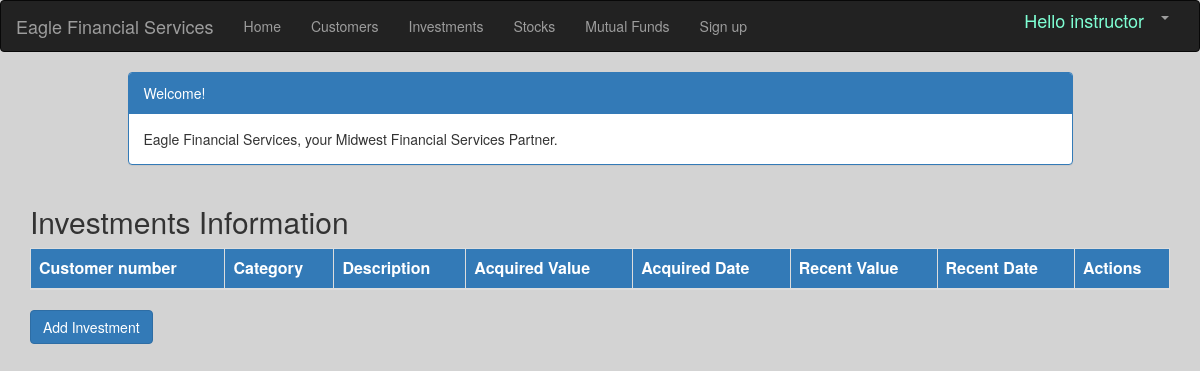
The page /investment/ (signed in) on the database as committed earlier.
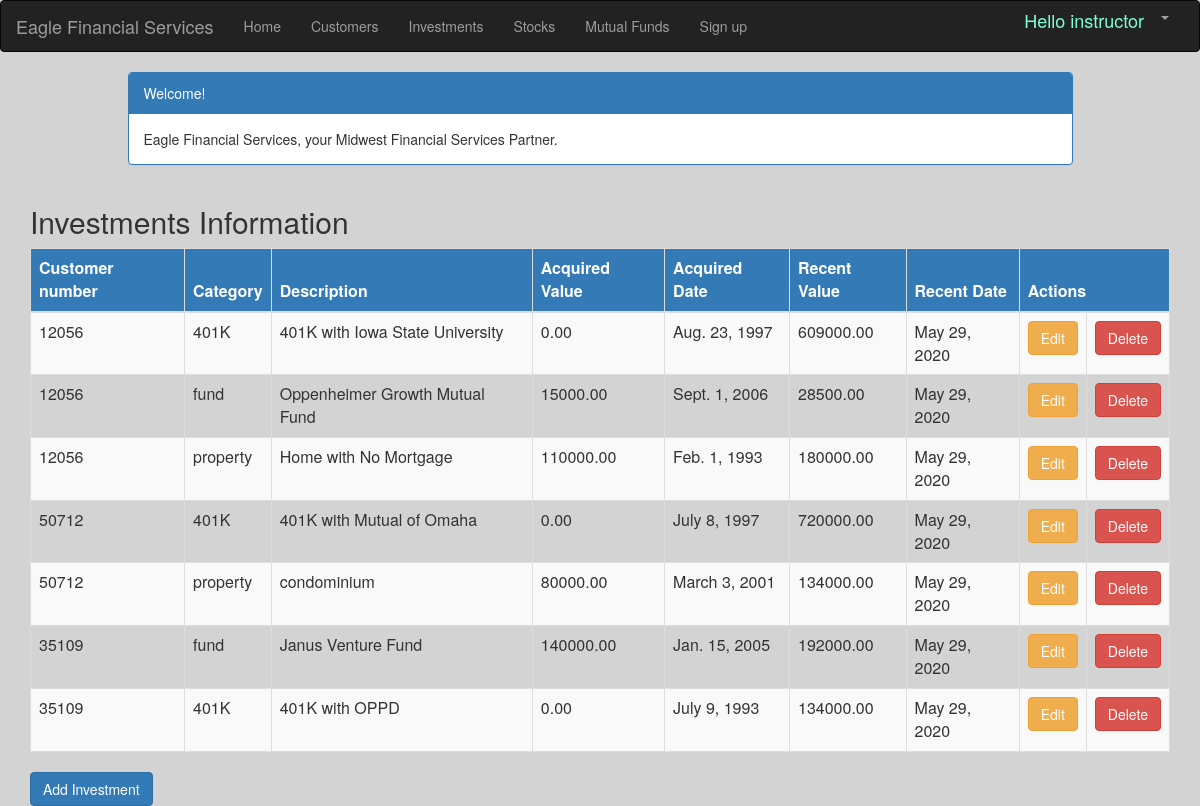
The same page on the database as committed later.
### users/models.py (models this page shows)
class CustomUser(AbstractUser):
    role_list = [("FA", "Financial advisor"), ("Cust", "Customer")]
    Role = models.CharField(max_length=50, choices=role_list)
    cell_phone = models.CharField(max_length=50, default=' ', null=True, blank=True)
    is_staff = models.BooleanField(default=True)
    objects = UserManager()
    class Meta:
        db_table = 'auth_user'

### portfolio/models.py (models this page shows, shortened)
class Investment(models.Model):
    customer = models.ForeignKey(Customer, on_delete=models.CASCADE, related_name='investments')
    category = models.CharField(max_length=50)
    description = models.CharField(max_length=200)
    acquired_value = models.DecimalField(max_digits=10, decimal_places=2)
    acquired_date = models.DateField(default=timezone.now)
    recent_value = models.DecimalField(max_digits=10, decimal_places=2)
    recent_date = models.DateField(default=timezone.now, blank=True, null=True)

class Customer(models.Model):
    name = models.CharField(max_length=50)
    address = models.CharField(max_length=200)
    cust_number = models.IntegerField(blank=False, null=False)
    city = models.CharField(max_length=50)
    state = models.CharField(max_length=50)
    zipcode = models.CharField(max_length=10)
    email = models.EmailField(max_length=200)
    cell_phone = models.CharField(max_length=50)
    created_date = models.DateTimeField(
        default=timezone.now)
    updated_date = models.DateTimeField(auto_now_add=True)
    def __str__(self):
        return str(self.cust_number)

### portfolio/views.py (the view)
# urls.py: path('investment/', views.investment_list, name='investment_list'),
@login_required
def investment_list(request):
    investments = Investment.objects.filter(recent_date__lte=timezone.now())
    return render(request, 'portfolio/investment_list.html', {'investments': investments})

### portfolio/templates/portfolio/investment_list.html (shortened to what this page needs)
{% extends 'portfolio/base.html' %}
{% block content %}
    <html>
    <head>
        <link rel="stylesheet" href="https://maxcdn.bootstrapcdn.com/bootstrap/3.3.4/css/bootstrap.min.css">
    </head>
    <body>
    <div class="container">
        <div class="row">
            <div class="col-md-10 col-md-offset-1">
                <div class="panel panel-primary">
                    <div class="panel-heading">Welcome!</div>
                    <div class="panel-body">
                        Eagle Financial Services, your Midwest Financial Services Partner.
                    </div>
                </div>
            </div>
        </div>
    </div>
    <div class="container">
        <div class="row">
        <h2 style="padding-left: 15Px">Investments Information</h2>
    </div>
        <div>
            <table class="table table-striped table-bordered table-hover">
                <thead class="thead-dark bg-primary">
                <tr>
                    <th>Customer number</th>
                    <th>Category</th>
                    <th>Description</th>
                    <th>Acquired Value</th>
                    <th>Acquired Date</th>
                    <th>Recent Value</th>
                    <th>Recent Date</th>
                    <th colspan="3">Actions</th>
                </tr>
                </thead>
                <tbody>
                {% for investment in investments %}
                    <tr>
                        <td>{{ investment.customer }}</td>
                        <td>{{ investment.category }}</td>
                        <td>{{ investment.description }}</td>
                        <td>{{ investment.acquired_value }}</td>
                        <td>{{ investment.acquired_date }}</td>
                        <td>{{ investment.recent_value }}</td>
                        <td>{{ investment.recent_date }}</td>
                       <td><a href="{% url 'portfolio:investment_edit' pk=investment.pk %}"
                               class="btn btn-warning">Edit</a></td>
                        <td><a href="{% url 'portfolio:investment_delete' pk=investment.pk %}"
                               onclick="return confirm('Are you sure you want to delete this investment?')"
                               class="btn btn-danger">Delete</a>
                        </td>
                    </tr>
                {% endfor %}
                </tbody>
            </table>
            <div class="row col-lg-2">
                <a href="{% url 'portfolio:investment_new' %}" class="row"><span
                        class="btn btn-primary">Add Investment</span></a>
            </div>
    </div>
    </div>
    </body>
    </html>
{% endblock %}

### portfolio/templates/portfolio/base.html (shortened to what this page needs)
{% load staticfiles %}
{% load static %}
{% load mathfilters %}
{% load humanize %}
{% load crispy_forms_tags %}
<html lang="en">
<head>
    <link rel="stylesheet" href="https://maxcdn.bootstrapcdn.com/bootstrap/3.3.7/css/bootstrap.min.css">
</head>
<body id="app-layout">
<nav class="navbar navbar-inverse">
    <div class="container-fluid">
        <div class="navbar-header">
            <a class="navbar-brand" href="/">
                Eagle Financial Services
            </a>
        </div>
        <div class="collapse navbar-collapse" id="myNavbar">
            <ul class="nav navbar-nav">
                <li><a href="{% url 'portfolio:home' %}">Home</a></li>
                {% if user.is_superuser or user.Role == 'FA' %}
                <li><a href="{% url 'portfolio:customer_list' %}">Customers</a></li>
               <li><a href="{% url 'portfolio:investment_list' %}">Investments</a></li>
                <li><a href="{% url 'portfolio:stock_list' %}">Stocks</a></li>
                <li><a href="{% url 'portfolio:mutualfund_list' %}">Mutual Funds</a></li>
            {% endif %}
                <li><a href="{% url 'signup' %}">Sign up</a></li>
            </ul>
            <ul class="nav navbar-nav navbar-right">
                {% if user.is_authenticated %}
                    <li><h4 style="color: aquamarine;font-size: 18px;">Hello {{ user.username }}</h4></li>
                    <li class="dropdown">
                        <a href="#" class="dropdown-toggle" data-toggle="dropdown" role="button" aria-expanded="false">
                            <span class="caret"></span>
                        </a>
                    </li>
                {% else %}
                    <li><a href="{% url 'login' %}"><span class="glyphicon glyphicon-log-in"></span> Login</a></li>
                {% endif %}
            </ul>
        </div>
    </div>
</nav>
<div class="content container">
    <div class="row">
                <div class="col-md-16">
                    {% block content %}{% endblock %}
                </div>
    </div>
</div>
</body>
</html>

### portfolio/templates/portfolio/base.html (style rules this page uses)
.navbar { margin-bottom: 0; border-radius: 0; }

### portfolio/templates/portfolio/investment_list.html (style rules this page uses)
body { background-color: lightgrey; }
.table { margin-left:auto; margin-right:auto; }

Rows that differ between the two databases and show on the page:
added Investment: customer "12056", category "401K", description "401K with Iowa State University", acquired_value "0.00", acquired_date "Aug. 23, 1997", recent_value "609000.00", recent_date "May 29, 2020"
added Investment: customer "12056", category "fund", description "Oppenheimer Growth Mutual Fund", acquired_value "15000.00", acquired_date "Sept. 1, 2006", recent_value "28500.00", recent_date "May 29, 2020"
added Investment: customer "12056", category "property", description "Home with No Mortgage", acquired_value "110000.00", acquired_date "Feb. 1, 1993", recent_value "180000.00", recent_date "May 29, 2020"
added Investment: customer "50712", category "401K", description "401K with Mutual of Omaha", acquired_value "0.00", acquired_date "July 8, 1997", recent_value "720000.00", recent_date "May 29, 2020"
added Investment: customer "50712", category "property", description "condominium", acquired_value "80000.00", acquired_date "March 3, 2001", recent_value "134000.00", recent_date "May 29, 2020"
added Investment: customer "35109", category "fund", description "Janus Venture Fund", acquired_value "140000.00", acquired_date "Jan. 15, 2005", recent_value "192000.00", recent_date "May 29, 2020"
added Investment: customer "35109", category "401K", description "401K with OPPD", acquired_value "0.00", acquired_date "July 9, 1993", recent_value "134000.00", recent_date "May 29, 2020"
